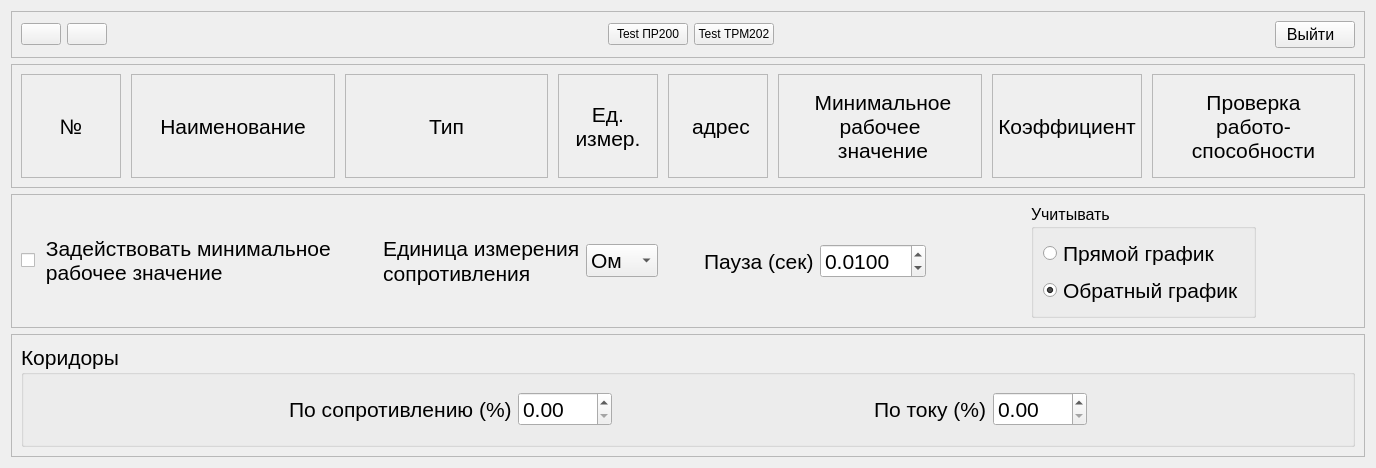
<?xml version="1.0" encoding="UTF-8"?>
<ui version="4.0">
 <class>Form</class>
 <widget class="QWidget" name="Form">
  <property name="geometry">
   <rect>
    <x>0</x>
    <y>0</y>
    <width>1376</width>
    <height>468</height>
   </rect>
  </property>
  <property name="sizePolicy">
   <sizepolicy hsizetype="Minimum" vsizetype="Minimum">
    <horstretch>0</horstretch>
    <verstretch>0</verstretch>
   </sizepolicy>
  </property>
  <property name="windowTitle">
   <string>Настройка приборов и коридоров</string>
  </property>
  <layout class="QVBoxLayout" name="verticalLayout">
   <item>
    <widget class="QFrame" name="frame">
     <property name="sizePolicy">
      <sizepolicy hsizetype="Preferred" vsizetype="Fixed">
       <horstretch>0</horstretch>
       <verstretch>0</verstretch>
      </sizepolicy>
     </property>
     <property name="frameShape">
      <enum>QFrame::StyledPanel</enum>
     </property>
     <property name="frameShadow">
      <enum>QFrame::Raised</enum>
     </property>
     <layout class="QHBoxLayout" name="horizontalLayout_2">
      <item>
       <layout class="QHBoxLayout" name="horizontalLayout">
        <item>
         <widget class="QPushButton" name="pushButton">
          <property name="focusPolicy">
           <enum>Qt::NoFocus</enum>
          </property>
          <property name="toolTip">
           <string>добавить прибор</string>
          </property>
          <property name="text">
           <string/>
          </property>
          <property name="icon">
           <iconset>
            <normaloff>:/ico/ico/Play_Red_128.png</normaloff>:/ico/ico/Play_Red_128.png</iconset>
          </property>
          <property name="iconSize">
           <size>
            <width>36</width>
            <height>36</height>
           </size>
          </property>
         </widget>
        </item>
        <item>
         <widget class="QPushButton" name="pushButton_2">
          <property name="focusPolicy">
           <enum>Qt::NoFocus</enum>
          </property>
          <property name="toolTip">
           <string>удалить неактивные приборы</string>
          </property>
          <property name="text">
           <string/>
          </property>
          <property name="icon">
           <iconset>
            <normaloff>:/ico/ico/Play_Red_128.png</normaloff>:/ico/ico/Play_Red_128.png</iconset>
          </property>
          <property name="iconSize">
           <size>
            <width>36</width>
            <height>36</height>
           </size>
          </property>
         </widget>
        </item>
        <item>
         <spacer name="horizontalSpacer">
          <property name="orientation">
           <enum>Qt::Horizontal</enum>
          </property>
          <property name="sizeHint" stdset="0">
           <size>
            <width>40</width>
            <height>20</height>
           </size>
          </property>
         </spacer>
        </item>
        <item>
         <widget class="QPushButton" name="pushButton_4">
          <property name="text">
           <string>Test ПР200</string>
          </property>
         </widget>
        </item>
        <item>
         <widget class="QPushButton" name="pushButton_5">
          <property name="text">
           <string>Test ТРМ202</string>
          </property>
         </widget>
        </item>
        <item>
         <spacer name="horizontalSpacer_8">
          <property name="orientation">
           <enum>Qt::Horizontal</enum>
          </property>
          <property name="sizeHint" stdset="0">
           <size>
            <width>40</width>
            <height>20</height>
           </size>
          </property>
         </spacer>
        </item>
        <item>
         <widget class="QPushButton" name="pushButton_3">
          <property name="font">
           <font>
            <pointsize>12</pointsize>
           </font>
          </property>
          <property name="focusPolicy">
           <enum>Qt::NoFocus</enum>
          </property>
          <property name="text">
           <string>Выйти  </string>
          </property>
          <property name="iconSize">
           <size>
            <width>36</width>
            <height>36</height>
           </size>
          </property>
         </widget>
        </item>
       </layout>
      </item>
     </layout>
    </widget>
   </item>
   <item>
    <widget class="QFrame" name="frame_2">
     <property name="sizePolicy">
      <sizepolicy hsizetype="Preferred" vsizetype="Minimum">
       <horstretch>0</horstretch>
       <verstretch>0</verstretch>
      </sizepolicy>
     </property>
     <property name="frameShape">
      <enum>QFrame::StyledPanel</enum>
     </property>
     <property name="frameShadow">
      <enum>QFrame::Raised</enum>
     </property>
     <layout class="QHBoxLayout" name="horizontalLayout_3">
      <item>
       <layout class="QGridLayout" name="gridLayout">
        <property name="sizeConstraint">
         <enum>QLayout::SetMinimumSize</enum>
        </property>
        <property name="horizontalSpacing">
         <number>10</number>
        </property>
        <property name="verticalSpacing">
         <number>6</number>
        </property>
        <item row="0" column="2">
         <widget class="QLabel" name="label_2">
          <property name="maximumSize">
           <size>
            <width>16777215</width>
            <height>16777215</height>
           </size>
          </property>
          <property name="font">
           <font>
            <pointsize>16</pointsize>
           </font>
          </property>
          <property name="frameShape">
           <enum>QFrame::StyledPanel</enum>
          </property>
          <property name="text">
           <string> Наименование </string>
          </property>
          <property name="alignment">
           <set>Qt::AlignCenter</set>
          </property>
         </widget>
        </item>
        <item row="0" column="3">
         <widget class="QLabel" name="label_3">
          <property name="maximumSize">
           <size>
            <width>16777215</width>
            <height>16777215</height>
           </size>
          </property>
          <property name="font">
           <font>
            <pointsize>16</pointsize>
           </font>
          </property>
          <property name="frameShape">
           <enum>QFrame::StyledPanel</enum>
          </property>
          <property name="text">
           <string>Тип</string>
          </property>
          <property name="alignment">
           <set>Qt::AlignCenter</set>
          </property>
         </widget>
        </item>
        <item row="0" column="4">
         <widget class="QLabel" name="label_4">
          <property name="sizePolicy">
           <sizepolicy hsizetype="Preferred" vsizetype="Preferred">
            <horstretch>0</horstretch>
            <verstretch>0</verstretch>
           </sizepolicy>
          </property>
          <property name="minimumSize">
           <size>
            <width>0</width>
            <height>0</height>
           </size>
          </property>
          <property name="maximumSize">
           <size>
            <width>100</width>
            <height>16777215</height>
           </size>
          </property>
          <property name="font">
           <font>
            <pointsize>16</pointsize>
            <weight>50</weight>
            <bold>false</bold>
           </font>
          </property>
          <property name="frameShape">
           <enum>QFrame::StyledPanel</enum>
          </property>
          <property name="text">
           <string>Ед.
 измер. </string>
          </property>
          <property name="alignment">
           <set>Qt::AlignCenter</set>
          </property>
         </widget>
        </item>
        <item row="0" column="5">
         <widget class="QLabel" name="label_5">
          <property name="sizePolicy">
           <sizepolicy hsizetype="Preferred" vsizetype="Preferred">
            <horstretch>0</horstretch>
            <verstretch>0</verstretch>
           </sizepolicy>
          </property>
          <property name="maximumSize">
           <size>
            <width>100</width>
            <height>16777215</height>
           </size>
          </property>
          <property name="font">
           <font>
            <pointsize>16</pointsize>
           </font>
          </property>
          <property name="frameShape">
           <enum>QFrame::StyledPanel</enum>
          </property>
          <property name="text">
           <string> 
 адрес 
            </string>
          </property>
          <property name="alignment">
           <set>Qt::AlignCenter</set>
          </property>
         </widget>
        </item>
        <item row="0" column="1">
         <widget class="QLabel" name="label">
          <property name="maximumSize">
           <size>
            <width>100</width>
            <height>16777215</height>
           </size>
          </property>
          <property name="font">
           <font>
            <pointsize>16</pointsize>
           </font>
          </property>
          <property name="frameShape">
           <enum>QFrame::StyledPanel</enum>
          </property>
          <property name="text">
           <string>№</string>
          </property>
          <property name="alignment">
           <set>Qt::AlignCenter</set>
          </property>
         </widget>
        </item>
        <item row="0" column="6">
         <widget class="QLabel" name="label_9">
          <property name="font">
           <font>
            <pointsize>16</pointsize>
           </font>
          </property>
          <property name="frameShape">
           <enum>QFrame::StyledPanel</enum>
          </property>
          <property name="text">
           <string> Минимальное
рабочее
     значение    </string>
          </property>
          <property name="alignment">
           <set>Qt::AlignCenter</set>
          </property>
         </widget>
        </item>
        <item row="0" column="8">
         <widget class="QLabel" name="label_10">
          <property name="font">
           <font>
            <pointsize>16</pointsize>
           </font>
          </property>
          <property name="frameShape">
           <enum>QFrame::StyledPanel</enum>
          </property>
          <property name="text">
           <string>Проверка
работо-
 способности </string>
          </property>
          <property name="alignment">
           <set>Qt::AlignCenter</set>
          </property>
         </widget>
        </item>
        <item row="0" column="7">
         <widget class="QLabel" name="label_12">
          <property name="maximumSize">
           <size>
            <width>150</width>
            <height>16777215</height>
           </size>
          </property>
          <property name="font">
           <font>
            <pointsize>16</pointsize>
           </font>
          </property>
          <property name="frameShape">
           <enum>QFrame::StyledPanel</enum>
          </property>
          <property name="text">
           <string>Коэффициент</string>
          </property>
          <property name="alignment">
           <set>Qt::AlignCenter</set>
          </property>
         </widget>
        </item>
       </layout>
      </item>
     </layout>
    </widget>
   </item>
   <item>
    <widget class="QFrame" name="frame_4">
     <property name="frameShape">
      <enum>QFrame::StyledPanel</enum>
     </property>
     <property name="frameShadow">
      <enum>QFrame::Raised</enum>
     </property>
     <layout class="QHBoxLayout" name="horizontalLayout_6">
      <item>
       <widget class="QCheckBox" name="checkBox">
        <property name="font">
         <font>
          <pointsize>16</pointsize>
         </font>
        </property>
        <property name="text">
         <string> Задействовать минимальное
 рабочее значение</string>
        </property>
       </widget>
      </item>
      <item>
       <spacer name="horizontalSpacer_7">
        <property name="orientation">
         <enum>Qt::Horizontal</enum>
        </property>
        <property name="sizeType">
         <enum>QSizePolicy::Minimum</enum>
        </property>
        <property name="sizeHint" stdset="0">
         <size>
          <width>40</width>
          <height>20</height>
         </size>
        </property>
       </spacer>
      </item>
      <item>
       <widget class="QLabel" name="label_8">
        <property name="font">
         <font>
          <pointsize>16</pointsize>
         </font>
        </property>
        <property name="text">
         <string>&lt;!DOCTYPE HTML PUBLIC &quot;-//W3C//DTD HTML 4.0//EN&quot; &quot;http://www.w3.org/TR/REC-html40/strict.dtd&quot;&gt;
&lt;html&gt;&lt;head&gt;&lt;meta name=&quot;qrichtext&quot; content=&quot;1&quot; /&gt;&lt;style type=&quot;text/css&quot;&gt;
p, li { white-space: pre-wrap; }
&lt;/style&gt;&lt;/head&gt;&lt;body style=&quot; font-family:'MS Shell Dlg 2'; font-size:8.25pt; font-weight:400; font-style:normal;&quot;&gt;
&lt;p style=&quot; margin-top:0px; margin-bottom:0px; margin-left:0px; margin-right:0px; -qt-block-indent:0; text-indent:0px;&quot;&gt;&lt;span style=&quot; font-size:16pt;&quot;&gt;Единица измерения&lt;/span&gt;&lt;/p&gt;
&lt;p style=&quot; margin-top:0px; margin-bottom:0px; margin-left:0px; margin-right:0px; -qt-block-indent:0; text-indent:0px;&quot;&gt;&lt;span style=&quot; font-size:16pt;&quot;&gt;сопротивления&lt;/span&gt;&lt;/p&gt;&lt;/body&gt;&lt;/html&gt;</string>
        </property>
       </widget>
      </item>
      <item>
       <widget class="QComboBox" name="comboBox">
        <property name="font">
         <font>
          <pointsize>16</pointsize>
         </font>
        </property>
        <item>
         <property name="text">
          <string>Ом</string>
         </property>
        </item>
        <item>
         <property name="text">
          <string>мОм</string>
         </property>
        </item>
       </widget>
      </item>
      <item>
       <spacer name="horizontalSpacer_6">
        <property name="orientation">
         <enum>Qt::Horizontal</enum>
        </property>
        <property name="sizeType">
         <enum>QSizePolicy::Minimum</enum>
        </property>
        <property name="sizeHint" stdset="0">
         <size>
          <width>40</width>
          <height>20</height>
         </size>
        </property>
       </spacer>
      </item>
      <item>
       <widget class="QLabel" name="label_11">
        <property name="font">
         <font>
          <pointsize>16</pointsize>
         </font>
        </property>
        <property name="text">
         <string>Пауза (сек)</string>
        </property>
       </widget>
      </item>
      <item>
       <widget class="QDoubleSpinBox" name="doubleSpinBox_3">
        <property name="font">
         <font>
          <pointsize>16</pointsize>
         </font>
        </property>
        <property name="buttonSymbols">
         <enum>QAbstractSpinBox::UpDownArrows</enum>
        </property>
        <property name="keyboardTracking">
         <bool>true</bool>
        </property>
        <property name="decimals">
         <number>4</number>
        </property>
        <property name="singleStep">
         <double>0.010000000000000</double>
        </property>
        <property name="value">
         <double>0.010000000000000</double>
        </property>
       </widget>
      </item>
      <item>
       <spacer name="horizontalSpacer_5">
        <property name="orientation">
         <enum>Qt::Horizontal</enum>
        </property>
        <property name="sizeType">
         <enum>QSizePolicy::Expanding</enum>
        </property>
        <property name="sizeHint" stdset="0">
         <size>
          <width>100</width>
          <height>20</height>
         </size>
        </property>
       </spacer>
      </item>
      <item>
       <widget class="QGroupBox" name="groupBox_2">
        <property name="font">
         <font>
          <pointsize>12</pointsize>
         </font>
        </property>
        <property name="title">
         <string>Учитывать</string>
        </property>
        <layout class="QVBoxLayout" name="verticalLayout_2">
         <item>
          <widget class="QRadioButton" name="radioButton">
           <property name="font">
            <font>
             <pointsize>16</pointsize>
            </font>
           </property>
           <property name="text">
            <string>Прямой график</string>
           </property>
          </widget>
         </item>
         <item>
          <widget class="QRadioButton" name="radioButton_2">
           <property name="font">
            <font>
             <pointsize>16</pointsize>
            </font>
           </property>
           <property name="text">
            <string>Обратный график</string>
           </property>
           <property name="checked">
            <bool>true</bool>
           </property>
          </widget>
         </item>
        </layout>
       </widget>
      </item>
      <item>
       <spacer name="horizontalSpacer_9">
        <property name="orientation">
         <enum>Qt::Horizontal</enum>
        </property>
        <property name="sizeHint" stdset="0">
         <size>
          <width>100</width>
          <height>20</height>
         </size>
        </property>
       </spacer>
      </item>
     </layout>
    </widget>
   </item>
   <item>
    <widget class="QFrame" name="frame_3">
     <property name="frameShape">
      <enum>QFrame::StyledPanel</enum>
     </property>
     <property name="frameShadow">
      <enum>QFrame::Raised</enum>
     </property>
     <layout class="QHBoxLayout" name="horizontalLayout_4">
      <item>
       <widget class="QGroupBox" name="groupBox">
        <property name="font">
         <font>
          <pointsize>16</pointsize>
         </font>
        </property>
        <property name="title">
         <string>Коридоры</string>
        </property>
        <layout class="QHBoxLayout" name="horizontalLayout_5">
         <item>
          <layout class="QGridLayout" name="gridLayout_2">
           <item row="0" column="1">
            <widget class="QLabel" name="label_6">
             <property name="font">
              <font>
               <pointsize>16</pointsize>
              </font>
             </property>
             <property name="text">
              <string>По сопротивлению (%)</string>
             </property>
            </widget>
           </item>
           <item row="0" column="4">
            <widget class="QLabel" name="label_7">
             <property name="font">
              <font>
               <pointsize>16</pointsize>
              </font>
             </property>
             <property name="text">
              <string>По току (%)</string>
             </property>
            </widget>
           </item>
           <item row="0" column="3">
            <spacer name="horizontalSpacer_2">
             <property name="orientation">
              <enum>Qt::Horizontal</enum>
             </property>
             <property name="sizeHint" stdset="0">
              <size>
               <width>40</width>
               <height>20</height>
              </size>
             </property>
            </spacer>
           </item>
           <item row="0" column="0">
            <spacer name="horizontalSpacer_3">
             <property name="orientation">
              <enum>Qt::Horizontal</enum>
             </property>
             <property name="sizeHint" stdset="0">
              <size>
               <width>40</width>
               <height>20</height>
              </size>
             </property>
            </spacer>
           </item>
           <item row="0" column="6">
            <spacer name="horizontalSpacer_4">
             <property name="orientation">
              <enum>Qt::Horizontal</enum>
             </property>
             <property name="sizeHint" stdset="0">
              <size>
               <width>40</width>
               <height>20</height>
              </size>
             </property>
            </spacer>
           </item>
           <item row="0" column="2">
            <widget class="QDoubleSpinBox" name="doubleSpinBox">
             <property name="buttonSymbols">
              <enum>QAbstractSpinBox::UpDownArrows</enum>
             </property>
             <property name="keyboardTracking">
              <bool>true</bool>
             </property>
             <property name="maximum">
              <double>999.990000000000009</double>
             </property>
            </widget>
           </item>
           <item row="0" column="5">
            <widget class="QDoubleSpinBox" name="doubleSpinBox_2">
             <property name="buttonSymbols">
              <enum>QAbstractSpinBox::UpDownArrows</enum>
             </property>
             <property name="maximum">
              <double>999.990000000000009</double>
             </property>
            </widget>
           </item>
          </layout>
         </item>
        </layout>
       </widget>
      </item>
     </layout>
    </widget>
   </item>
  </layout>
 </widget>
 <resources/>
 <connections/>
</ui>
